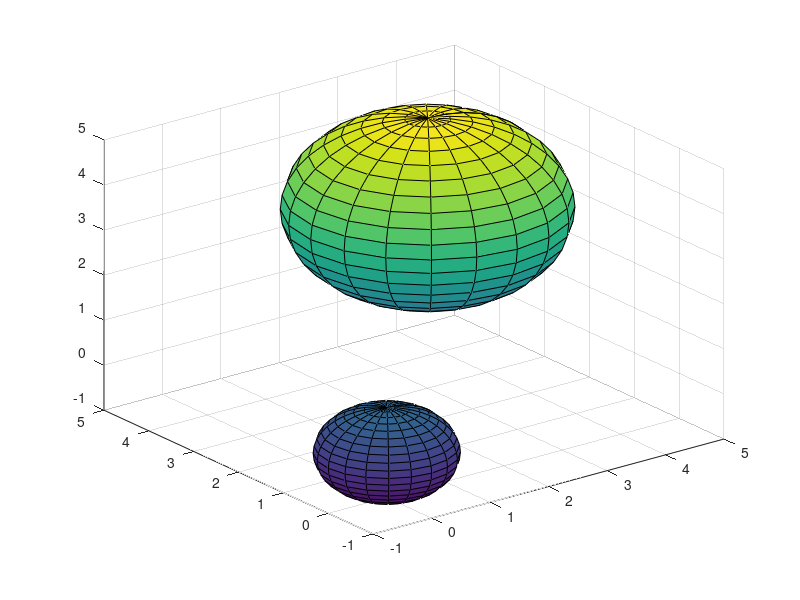

Write the MATLAB code that produced this figure. (Note: this script raises an error after producing the figure.)
%%
figure(1);
[x, y, z] = sphere;
surf(x, y, z);
hold on;
surf(3+2*x, 3+2*y, 3+2*z);

%% experiment with medial axis
I = imread('data/brown_dataset/bird13.pgm');
for max_moment = 0:1:40
se = strel('diamond', 1);
I_dil = I;
for i = 1:max_moment
    I_dil = imerode(I_dil, se);
end
d = bwdist(I_dil, 'cityblock');
[h, w] = size(d);
medial = zeros(h, w);
dist_in_win = [sqrt(2) 1 sqrt(2);
                1 0 1;
                sqrt(2) 1 sqrt(2)];
            
for i = 1:h
    for j = 1:w
        i_above = max(1, i-1);
        i_below = min(h, i+1);
        j_left = max(1, j-1);
        j_right = min(w, j+1);
        d_win = d(i_above:i_below, j_left:j_right);
        d_max = max(max([d_win(1,1), d_win(1,end), d_win(end,1), d_win(end,end)]));
        %dist_to_max = min(dist_in_win(d_win == d_max));
        if d(i,j) + 1 > d_max && d(i,j) > 0
            medial(i,j) = 1;
        end
    end
end
figure(1);
subplot(1,2,1);
imshow(I_dil);
subplot(1,2,2);
imshow(medial);
pause(0.1);
end
%% opt
figure(1);
clf;
title('Comparison of P(FC) versus Runtime', 'FontSize', 20);
xlabel('Runtime (log(sec))', 'FontSize', 20);
ylabel('P(FC)', 'FontSize', 20);
num_samples = size(experimentResults.allSampleTimes, 2);
num_opt = size(experimentResults.allOptTimes, 2);
plot(0:num_samples, [0, mean(experimentResults.allSampleMaxP, 1)], 'g', 'LineWidth', 2);
hold on;
plot(0:num_opt, mean(experimentResults.allOptMaxP, 1), 'b', 'LineWidth', 2);

%% look at the time to converge
numShapes = size(allShapeResults,2);
avgSampleConvTimes = zeros(numShapes,1);
avgOptConvTimes = zeros(numShapes,1);
sampleConvTimes = cell(numShapes,1);
optConvTimes = cell(numShapes,1);

allOptTimes = cell(numShapes,1);
allOptMaxP = cell(numShapes,1);
allSampleTimes = cell(numShapes,1);
allSampleMaxP = cell(numShapes,1);

trials = 3;

for j = 1:numShapes
experimentResults = allShapeResults{j}.experimentResults;
sampleConvTimes{j} = [];
optConvTimes{j} = [];

for i = 1:trials
optTimes = experimentResults.allOptTimes(i,:);
optMaxP = experimentResults.allOptMaxP(i,:);
sampleTimes = experimentResults.allSampleTimes(i,:);
sampleMaxP = experimentResults.allSampleMaxP(i,:);

sampleConvInd = find(sampleMaxP == max(sampleMaxP));
sampleConvInd = sampleConvInd(1);
optConvInd = find(optMaxP == optMaxP(end));
optConvInd = optConvInd(1);
sampleConvTime = sampleTimes(sampleConvInd);
optConvTime = optTimes(max(optConvInd-1, 1));

sampleConvTimes{j} = [sampleConvTimes{j}; sampleConvTime];
optConvTimes{j} = [optConvTimes{j}; optConvTime];

allOptTimes{j} = [allOptTimes{j}; optTimes];
allOptMaxP{j} = [allOptMaxP{j}; optMaxP];
allSampleTimes{j} = [allSampleTimes{j}; sampleTimes];
allSampleMaxP{j} = [allSampleMaxP{j}; sampleMaxP];
end
avgSampleConvTime = mean(sampleConvTimes{j});
avgOptConvTime = mean(optConvTimes{j});
avgSampleConvTimes(j) = avgSampleConvTime;
avgOptConvTimes(j) = avgOptConvTime;

fprintf('Shape %d\n', j);
fprintf('MC Sampling converged in %f sec\n', avgSampleConvTime);
fprintf('GP-GPIS-OPT converged in %f sec\n', avgOptConvTime);
end

avgOptTime = zeros(1, size(allOptTimes{1}, 2));
avgOptMaxP = zeros(1, size(allOptMaxP{1}, 2));
avgSampleTime = zeros(1, size(allSampleTimes{1}, 2));
avgSampleMaxP = zeros(1, size(allSampleMaxP{1}, 2));

optMaxP = zeros(trials*numShapes, size(allOptTimes{1}, 2)+1);
sampleMaxP = zeros(trials*numShapes, size(allOptTimes{1}, 2));

num_samples = size(allSampleTimes{1}, 2);
num_opt = size(allOptTimes{1}, 2);
num_div = numShapes - 1;
for k = 1:numShapes

    % skip the squirt bottle (outlier)
    if k ~= 5
        avgOptTime = avgOptTime + (1.0 / num_div) * mean(allOptTimes{k});
        avgOptMaxP = avgOptMaxP + (1.0 / num_div) * mean(allOptMaxP{k});
        avgSampleTime = avgSampleTime + (1.0 / num_div) * mean(allSampleTimes{k});
        avgSampleMaxP = avgSampleMaxP + (1.0 / num_div) * mean(allSampleMaxP{k});
    end
    indices = [k, k + numShapes, k + 2*numShapes]; 
    optMaxP(indices, :) = allOptMaxP{k};
    sampleMaxP(indices, :) = allSampleMaxP{k};

    figure(2+k);
    clf;
    plot(0:num_opt, mean(allOptMaxP{k}), 'b', 'LineWidth', 2);
    hold on;
    plot(0:num_samples, [0, mean(allSampleMaxP{k})], 'g', 'LineWidth', 2);
    title('Comparison of P(FC) versus Runtime', 'FontSize', 20);
    xlabel('Number of Samples', 'FontSize', 20);
    ylabel('P(FC)', 'FontSize', 20);
    legend({'GP-P', 'GP-G'}, 'Position', [0.65,0.20,0.2,0.2], 'FontSize', 15);
end

figure(1);
clf;
plot([0, avgOptTime], avgOptMaxP, 'b', 'LineWidth', 2);
hold on;
plot([0, avgSampleTime], [0, avgSampleMaxP], 'g', 'LineWidth', 2);
title('Comparison of P(FC) versus Runtime', 'FontSize', 20);
xlabel('Runtime (log(sec))', 'FontSize', 20);
ylabel('P(FC)', 'FontSize', 20);

figure(2);
clf;
plot(0:num_opt, median(optMaxP), 'b', 'LineWidth', 2);
hold on;
plot(0:num_samples, [0, median(sampleMaxP)], 'g', 'LineWidth', 2);
title('Comparison of P(FC) versus Runtime', 'FontSize', 20);
xlabel('Runtime (log(sec))', 'FontSize', 20);
ylabel('P(FC)', 'FontSize', 20);

%%
for j = 1:numShapes
    bestSamplingP = max(allShapeResults{j}.experimentResults.allSampleMaxP(:,100));
    bestOptP = max(allShapeResults{j}.experimentResults.allOptMaxP(:,11));
    fprintf('Shape %d\n', j);
    fprintf('MC Sampling best PFC = %.3f\n', bestSamplingP);
    fprintf('GP-GPIS-OPT best PFC = %.3f\n', bestOptP);
end

%% center of mass

num_samples = size(shapeSamples, 2);
com_vals = zeros(num_samples, 2);
for i = 1:num_samples
    shape_sample = shapeSamples{i};
    com = mean(shapeParams.all_points(shape_sample.tsdf < 0,:));
    com_vals(i,:) = com;
end
mean_com = mean(com_vals, 1);
mean_com_diff = com_vals - repmat(mean_com, num_samples, 1);
std_com = mean(mean_com_diff.^2, 1);
var_com = (1.0 / num_samples) * (mean_com_diff' * mean_com_diff);
[evecs, evals] = eig(var_com);

figure(77);
scatter(com_vals(:,2), com_vals(:,1), '+b');
hold on;
scatter(mean_com(2), mean_com(1), 100, 'or', 'MarkerFaceColor', 'r');
% plot([mean_com(2); mean_com(2) + evals(1,1)*evecs(1,1)], ...
%      [mean_com(1); mean_com(1) + evals(1,1)*evecs(2,1)], 'g');
% plot([mean_com(2); mean_com(2) + evals(2,2)*evecs(2,2)], ...
%      [mean_com(1); mean_com(1) + evals(2,2)*evecs(1,2)], 'g');
diffs = [max(com_vals) - min(com_vals)];
length = max(diffs);

xlim([mean_com(2) - 3 * length / 4, mean_com(2) + 3 * length / 4]);
ylim([mean_com(1) - 3 * length / 4, mean_com(1) + 3 * length / 4]);
title('Center of mass distribution', 'FontSize', 15);
xlabel('X Axis', 'FontSize', 15);
ylabel('Y Axis', 'FontSize', 15);
std_com * 3
%%
dim = shapeParams.gridDim;
gripScale = gripScales{1};
gripWidth = gripScale * experimentConfig.objScale * dim;
plateWidth = gripWidth * experimentConfig.plateScale;
plateWidth = uint16(round(plateWidth));

predGrid = experimentResults.constructionResults.predGrid;
surfaceImage = experimentResults.constructionResults.surfaceImage;
newSurfaceImage = experimentResults.constructionResults.newSurfaceImage;

% create struct for nominal shape
nominalShape = struct();
nominalShape.tsdf = shapeParams.fullTsdf;
nominalShape.normals = shapeParams.fullNormals;
nominalShape.points = shapeParams.all_points;
nominalShape.noise = zeros(size(nominalShape.tsdf,1), 1);
nominalShape.gridDim = shapeParams.gridDim;
nominalShape.surfaceThresh = shapeParams.surfaceThresh;
nominalShape.com = shapeParams.com;

newSurfaceImage = reshape(nominalShape.tsdf, 25, 25);
newSurfaceImage = imresize(newSurfaceImage, 2.0);

h = figure(12);
subplot(1,2,1);
visualize_grasp(bestMeanGrasps{1}.bestGrasp', nominalShape, newSurfaceImage, scale, ...
    experimentConfig.arrowLength, plateWidth, gripWidth);
title('Best Grasp for Mean Shape', 'FontSize', 10);
xlabel(sprintf('P(FC) = %.03f', bestMeanGrasps{1}.expP), 'FontSize', 10);
subplot(1,2,2);
visualize_grasp(bestPredGrasps{1}.expPGrasp.bestGrasp', nominalShape, newSurfaceImage, scale, ...
    experimentConfig.arrowLength, plateWidth, gripWidth);
title('Best Grasp for GPIS Using P(FC)', 'FontSize', 10);
xlabel(sprintf('P(FC) = %.03f', bestPredGrasps{1}.expPGrasp.P), 'FontSize', 10);

%print(h, '-depsc', sprintf('%s/%s_comp2_p.eps', outputDir, filename));
